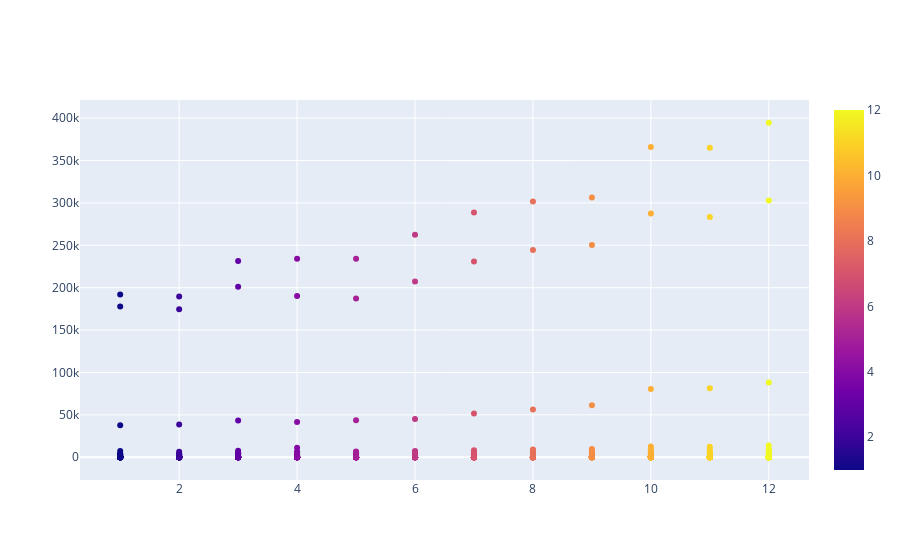

Source (notebook cell):
### Markdown cell above
### Bubble chart - Value of each bank based on month by month sales

### Code cell
df_upi_b = df_upi.groupby(['UPI Banks', 'Month'], as_index=False)['Volume (Mn) By Costumers', 'Value (Cr) by Costumers', 'Value (Cr)', 'Volume (Mn)'].agg('sum')
df_bubble = df_upi_b.sort_values(by=['Value (Cr)'], ascending=False)

data = [
    {
        'y': df_bubble['Value (Cr)'],
        'x': df_bubble['Month'],
        'mode': 'markers',
        'marker': {
            'color': df_bubble['Month'],
            'showscale': True
        },
        "text" :  df_bubble['UPI Banks']  
    }
]
iplot(data)

### Figure 1 — Plotly figure (JSON) as saved in the notebook; plotly's stock layout.template omitted (floating-point values rounded to 4 significant figures; data arrays with more than 128 entries replaced by an {"elided": "..."} marker saying what was removed)
{"data": [{"marker": {"color": {"elided": "654 int values"}, "showscale": true}, "mode": "markers", "text": {"elided": "654 str values"}, "type": "scatter", "x": {"elided": "654 int values"}, "y": {"elided": "654 float values"}}], "layout": {}}
